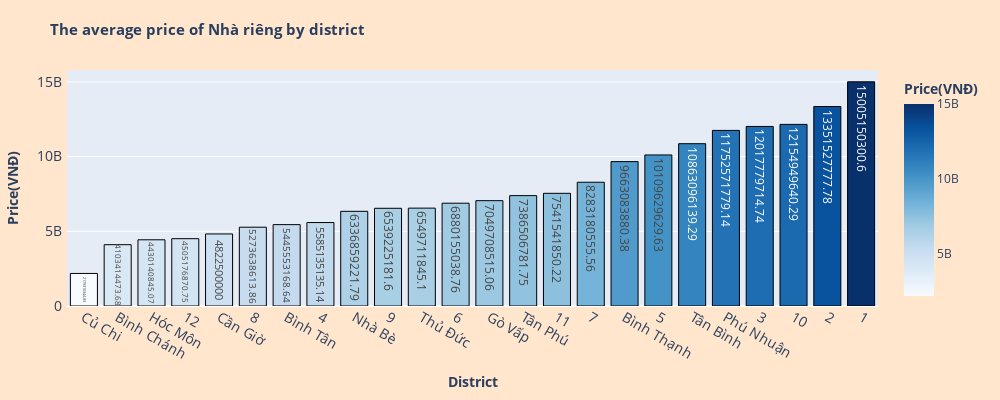

Notebook cell for this chart:
### Markdown cell above
##### **Type Nhà riêng:**

### Code cell
mean_price_by_district('Nhà riêng')

### Figure 1 — Plotly figure (JSON) as saved in the notebook; plotly's stock layout.template omitted (floating-point values rounded to 4 significant figures)
{"data": [{"alignmentgroup": "True", "hovertemplate": "The average price of <b>Nhà riêng</b> in district <b>%{x}</b> is %{y}", "legendgroup": "", "marker": {"color": [2179000000.0, 4103000000.0, 4430000000.0, 4505000000.0, 4822500000, 5274000000.0, 5446000000.0, 5585000000.0, 6337000000.0, 6539000000.0, 6550000000.0, 6880000000.0, 7050000000.0, 7387000000.0, 7542000000.0, 8283000000.0, 9663000000.0, 10110000000.0, 10860000000.0, 11750000000.0, 12020000000.0, 12150000000.0, 13350000000.0, 15010000000.0], "coloraxis": "coloraxis", "line": {"color": "black", "width": 1}, "pattern": {"shape": ""}}, "name": "", "offsetgroup": "", "orientation": "v", "showlegend": false, "text": [2179000000.0, 4103000000.0, 4430000000.0, 4505000000.0, 4822500000, 5274000000.0, 5446000000.0, 5585000000.0, 6337000000.0, 6539000000.0, 6550000000.0, 6880000000.0, 7050000000.0, 7387000000.0, 7542000000.0, 8283000000.0, 9663000000.0, 10110000000.0, 10860000000.0, 11750000000.0, 12020000000.0, 12150000000.0, 13350000000.0, 15010000000.0], "textposition": "auto", "type": "bar", "x": ["Củ Chi", "Bình Chánh", "Hóc Môn", "12", "Cần Giờ", "8", "Bình Tân", "4", "Nhà Bè", "9", "Thủ Đức", "6", "Gò Vấp", "Tân Phú", "11", "7", "Bình Thạnh", "5", "Tân Bình", "Phú Nhuận", "3", "10", "2", "1"], "xaxis": "x", "y": [2179000000.0, 4103000000.0, 4430000000.0, 4505000000.0, 4822500000, 5274000000.0, 5446000000.0, 5585000000.0, 6337000000.0, 6539000000.0, 6550000000.0, 6880000000.0, 7050000000.0, 7387000000.0, 7542000000.0, 8283000000.0, 9663000000.0, 10110000000.0, 10860000000.0, 11750000000.0, 12020000000.0, 12150000000.0, 13350000000.0, 15010000000.0], "yaxis": "y"}], "layout": {"barmode": "relative", "coloraxis": {"colorbar": {"title": {"text": "<b>Price(VNĐ)</b>"}}, "colorscale": [[0, "rgb(247,251,255)"], [0.125, "rgb(222,235,247)"], [0.25, "rgb(198,219,239)"], [0.375, "rgb(158,202,225)"], [0.5, "rgb(107,174,214)"], [0.625, "rgb(66,146,198)"], [0.75, "rgb(33,113,181)"], [0.875, "rgb(8,81,156)"], [1, "rgb(8,48,107)"]]}, "height": 400, "legend": {"tracegroupgap": 0}, "margin": {"b": 20, "l": 20, "r": 30, "t": 70}, "paper_bgcolor": "#ffe6cc", "title": {"font": {"size": 15}, "text": "<b>The average price of Nhà riêng by district </b>"}, "width": 1000, "xaxis": {"anchor": "y", "domain": [0, 1], "tickfont": {"size": 14}, "title": {"text": "<b>District<b>"}}, "yaxis": {"anchor": "x", "domain": [0, 1], "tickfont": {"size": 14}, "ticksuffix": " ", "title": {"text": "<b>Price(VNĐ)</b>"}}}}
